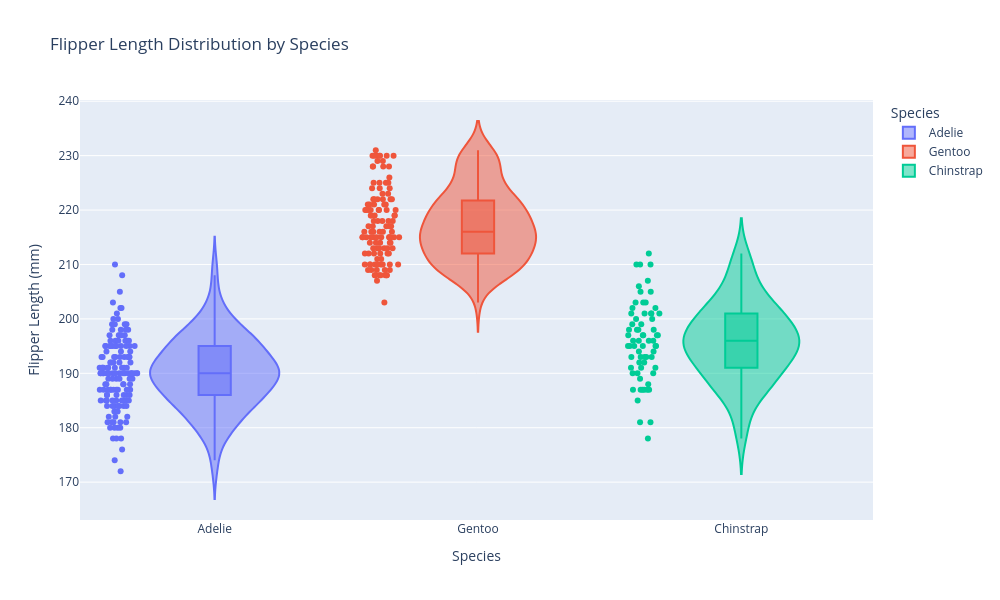

Notebook cell for this chart:
### Markdown cell above
We can further customize these violin plots by adding boxplots within them, showing the points, and overall giving it a better layout.

### Code cell
fig = px.violin(df, x="species", y="flipper_length_mm", color="species", box=True, points="all",
                title="Flipper Length Distribution by Species",
                labels = {'flipper_length_mm' : 'Flipper Length (mm)',
                         'species': 'Species'},
                width = 1000, height = 600
)
fig.show()

### Figure 1 — Plotly figure (JSON) as saved in the notebook; plotly's stock layout.template omitted (floating-point values rounded to 4 significant figures; data arrays with more than 128 entries replaced by an {"elided": "..."} marker saying what was removed)
{"data": [{"alignmentgroup": "True", "box": {"visible": true}, "hovertemplate": "Species=%{x}<br>Flipper Length (mm)=%{y}<extra></extra>", "legendgroup": "Adelie", "marker": {"color": "#636efa"}, "name": "Adelie", "offsetgroup": "Adelie", "orientation": "v", "points": "all", "scalegroup": "True", "showlegend": true, "type": "violin", "x": {"elided": "146 str values"}, "x0": " ", "xaxis": "x", "y": {"elided": "146 float values"}, "y0": " ", "yaxis": "y"}, {"alignmentgroup": "True", "box": {"visible": true}, "hovertemplate": "Species=%{x}<br>Flipper Length (mm)=%{y}<extra></extra>", "legendgroup": "Gentoo", "marker": {"color": "#EF553B"}, "name": "Gentoo", "offsetgroup": "Gentoo", "orientation": "v", "points": "all", "scalegroup": "True", "showlegend": true, "type": "violin", "x": ["Gentoo", "Gentoo", "Gentoo", "Gentoo", "Gentoo", "Gentoo", "Gentoo", "Gentoo", "Gentoo", "Gentoo", "Gentoo", "Gentoo", "Gentoo", "Gentoo", "Gentoo", "Gentoo", "Gentoo", "Gentoo", "Gentoo", "Gentoo", "Gentoo", "Gentoo", "Gentoo", "Gentoo", "Gentoo", "Gentoo", "Gentoo", "Gentoo", "Gentoo", "Gentoo", "Gentoo", "Gentoo", "Gentoo", "Gentoo", "Gentoo", "Gentoo", "Gentoo", "Gentoo", "Gentoo", "Gentoo", "Gentoo", "Gentoo", "Gentoo", "Gentoo", "Gentoo", "Gentoo", "Gentoo", "Gentoo", "Gentoo", "Gentoo", "Gentoo", "Gentoo", "Gentoo", "Gentoo", "Gentoo", "Gentoo", "Gentoo", "Gentoo", "Gentoo", "Gentoo", "Gentoo", "Gentoo", "Gentoo", "Gentoo", "Gentoo", "Gentoo", "Gentoo", "Gentoo", "Gentoo", "Gentoo", "Gentoo", "Gentoo", "Gentoo", "Gentoo", "Gentoo", "Gentoo", "Gentoo", "Gentoo", "Gentoo", "Gentoo", "Gentoo", "Gentoo", "Gentoo", "Gentoo", "Gentoo", "Gentoo", "Gentoo", "Gentoo", "Gentoo", "Gentoo", "Gentoo", "Gentoo", "Gentoo", "Gentoo", "Gentoo", "Gentoo", "Gentoo", "Gentoo", "Gentoo", "Gentoo", "Gentoo", "Gentoo", "Gentoo", "Gentoo", "Gentoo", "Gentoo", "Gentoo", "Gentoo", "Gentoo", "Gentoo", "Gentoo", "Gentoo", "Gentoo", "Gentoo", "Gentoo", "Gentoo", "Gentoo", "Gentoo", "Gentoo"], "x0": " ", "xaxis": "x", "y": [211.0, 230.0, 210.0, 218.0, 215.0, 210.0, 211.0, 219.0, 209.0, 215.0, 214.0, 216.0, 214.0, 213.0, 210.0, 217.0, 210.0, 221.0, 209.0, 222.0, 218.0, 215.0, 213.0, 215.0, 215.0, 215.0, 215.0, 210.0, 220.0, 222.0, 209.0, 207.0, 230.0, 220.0, 220.0, 213.0, 219.0, 208.0, 208.0, 208.0, 225.0, 210.0, 216.0, 222.0, 217.0, 210.0, 225.0, 213.0, 215.0, 210.0, 220.0, 210.0, 225.0, 217.0, 220.0, 208.0, 220.0, 208.0, 224.0, 208.0, 221.0, 214.0, 231.0, 219.0, 230.0, 229.0, 220.0, 223.0, 216.0, 221.0, 221.0, 217.0, 216.0, 230.0, 209.0, 220.0, 215.0, 223.0, 212.0, 221.0, 212.0, 224.0, 212.0, 228.0, 218.0, 218.0, 212.0, 230.0, 218.0, 228.0, 212.0, 224.0, 214.0, 226.0, 216.0, 222.0, 203.0, 225.0, 219.0, 228.0, 215.0, 228.0, 215.0, 210.0, 219.0, 208.0, 209.0, 216.0, 229.0, 213.0, 230.0, 217.0, 230.0, 222.0, 214.0, 215.0, 222.0, 212.0, 213.0], "y0": " ", "yaxis": "y"}, {"alignmentgroup": "True", "box": {"visible": true}, "hovertemplate": "Species=%{x}<br>Flipper Length (mm)=%{y}<extra></extra>", "legendgroup": "Chinstrap", "marker": {"color": "#00cc96"}, "name": "Chinstrap", "offsetgroup": "Chinstrap", "orientation": "v", "points": "all", "scalegroup": "True", "showlegend": true, "type": "violin", "x": ["Chinstrap", "Chinstrap", "Chinstrap", "Chinstrap", "Chinstrap", "Chinstrap", "Chinstrap", "Chinstrap", "Chinstrap", "Chinstrap", "Chinstrap", "Chinstrap", "Chinstrap", "Chinstrap", "Chinstrap", "Chinstrap", "Chinstrap", "Chinstrap", "Chinstrap", "Chinstrap", "Chinstrap", "Chinstrap", "Chinstrap", "Chinstrap", "Chinstrap", "Chinstrap", "Chinstrap", "Chinstrap", "Chinstrap", "Chinstrap", "Chinstrap", "Chinstrap", "Chinstrap", "Chinstrap", "Chinstrap", "Chinstrap", "Chinstrap", "Chinstrap", "Chinstrap", "Chinstrap", "Chinstrap", "Chinstrap", "Chinstrap", "Chinstrap", "Chinstrap", "Chinstrap", "Chinstrap", "Chinstrap", "Chinstrap", "Chinstrap", "Chinstrap", "Chinstrap", "Chinstrap", "Chinstrap", "Chinstrap", "Chinstrap", "Chinstrap", "Chinstrap", "Chinstrap", "Chinstrap", "Chinstrap", "Chinstrap", "Chinstrap", "Chinstrap", "Chinstrap", "Chinstrap", "Chinstrap", "Chinstrap"], "x0": " ", "xaxis": "x", "y": [192.0, 196.0, 193.0, 188.0, 197.0, 198.0, 178.0, 197.0, 195.0, 198.0, 193.0, 194.0, 185.0, 201.0, 190.0, 201.0, 197.0, 181.0, 190.0, 195.0, 181.0, 191.0, 187.0, 193.0, 195.0, 197.0, 200.0, 200.0, 191.0, 205.0, 187.0, 201.0, 187.0, 203.0, 195.0, 199.0, 195.0, 210.0, 192.0, 205.0, 210.0, 187.0, 196.0, 196.0, 196.0, 201.0, 190.0, 212.0, 187.0, 198.0, 199.0, 201.0, 193.0, 203.0, 187.0, 197.0, 191.0, 203.0, 202.0, 194.0, 206.0, 189.0, 195.0, 207.0, 202.0, 193.0, 210.0, 198.0], "y0": " ", "yaxis": "y"}], "layout": {"height": 600, "legend": {"title": {"text": "Species"}, "tracegroupgap": 0}, "title": {"text": "Flipper Length Distribution by Species"}, "violinmode": "overlay", "width": 1000, "xaxis": {"anchor": "y", "categoryarray": ["Adelie", "Gentoo", "Chinstrap"], "categoryorder": "array", "domain": [0, 1], "title": {"text": "Species"}}, "yaxis": {"anchor": "x", "domain": [0, 1], "title": {"text": "Flipper Length (mm)"}}}}
